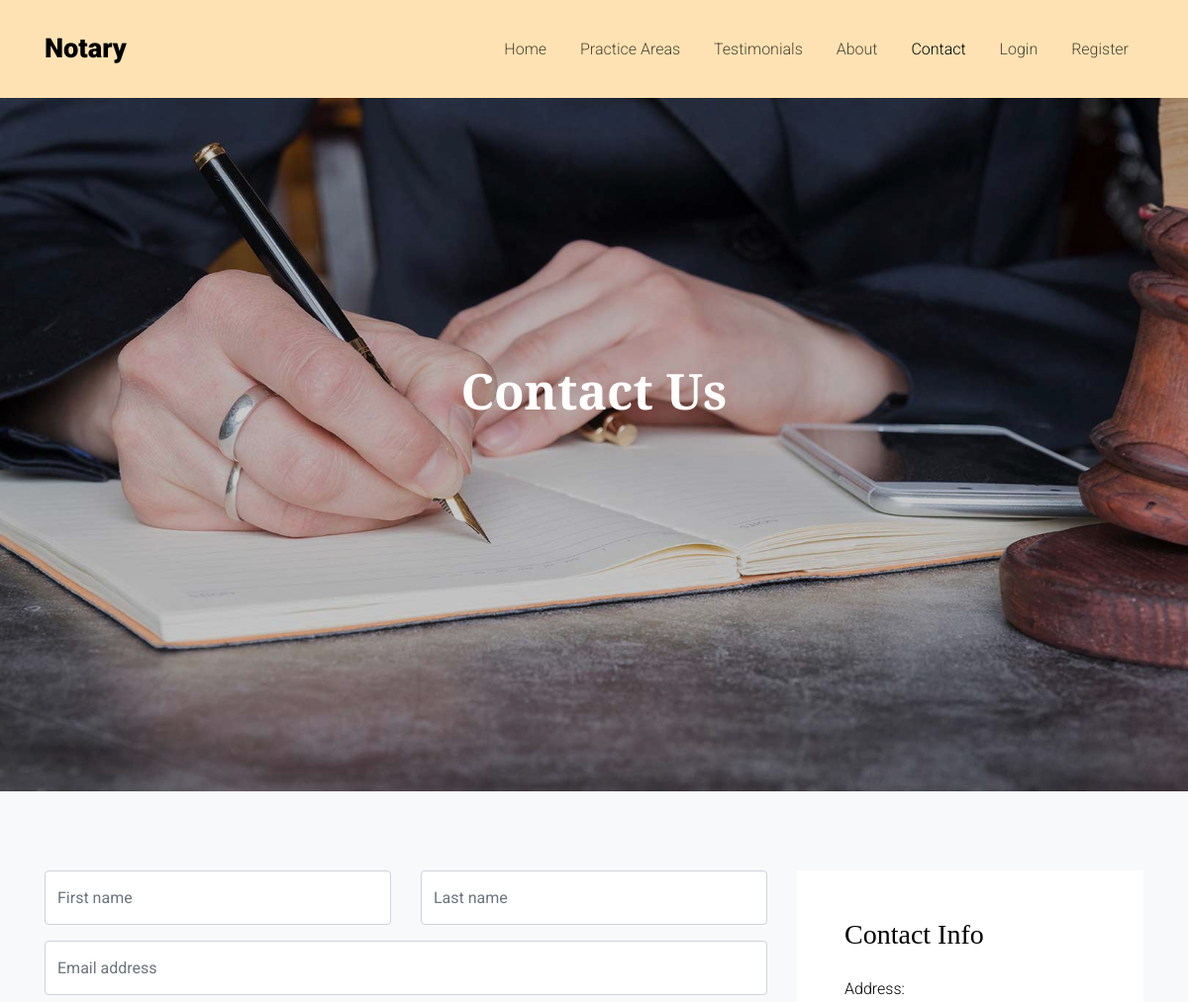
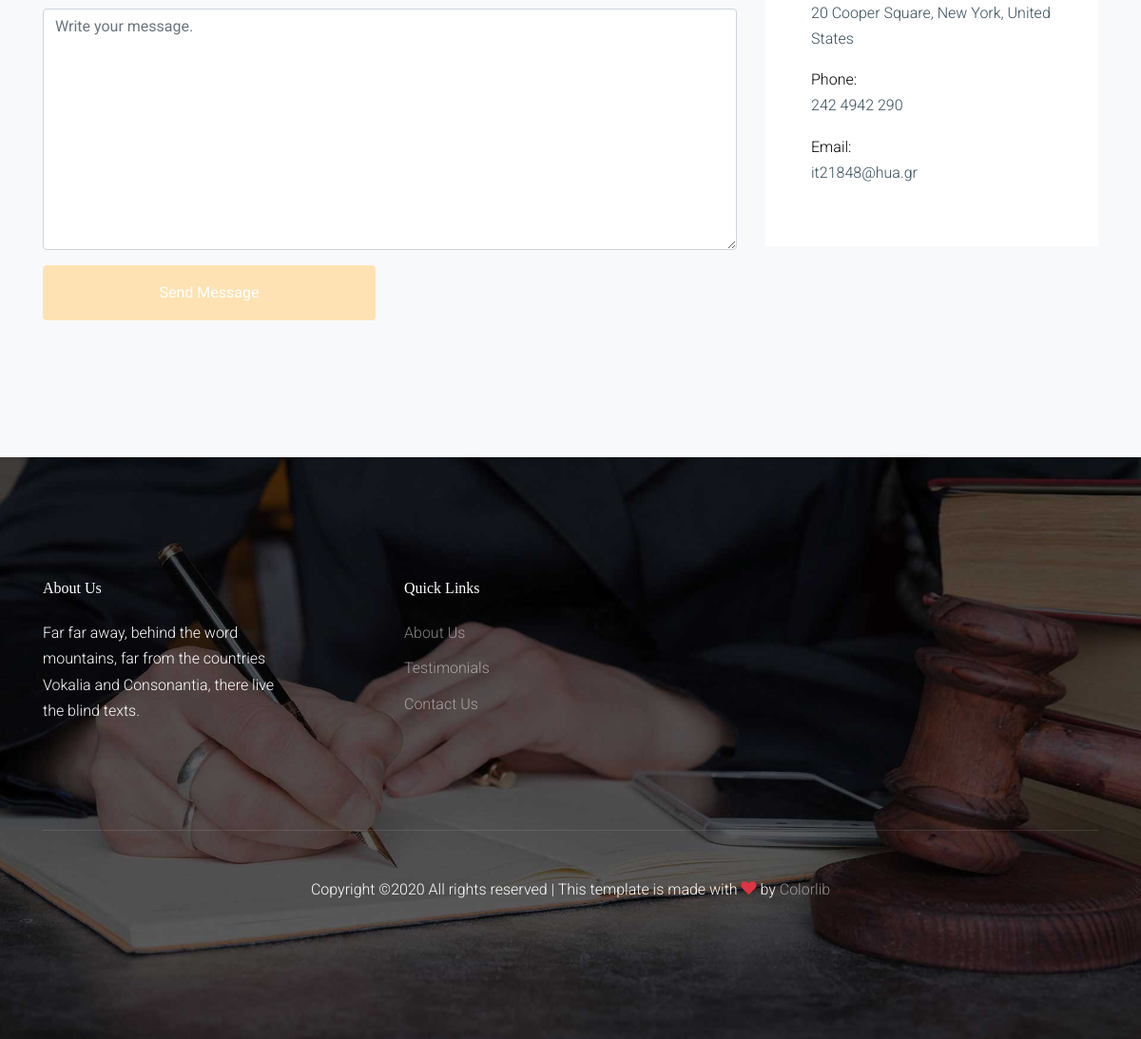
The page /contact.html on the database its author committed (2 pictures, top to bottom).
### firm/models.py (models this page shows)
class contactinfo(models.Model):
      address=models.CharField(max_length=50)
      phone=models.CharField(max_length=50)
      email=models.CharField(max_length=50)

### firm/views.py (the view)
# urls.py: path('contact.html',views.contact,name='contact'),
def contact(request):
    contactin=contactinfo.objects.filter(id=1)
    return render(request,'contact.html',{'contactinfo':contactin})

### templates/contact.html (shortened to what this page needs)
{% load static %}
<!doctype html>
<html lang="en">
<head>
  <link rel="stylesheet" href="{% static 'fonts/icomoon/style.css' %}">
  <link rel="stylesheet" href="{% static 'css/bootstrap.min.css' %}">
  <link rel="stylesheet" href="{% static 'css/bootstrap-datepicker.css' %}">
  <link rel="stylesheet" href="{% static 'css/jquery.fancybox.min.css' %}">
  <link rel="stylesheet" href="{% static 'css/owl.carousel.min.css' %}">
  <link rel="stylesheet" href="{% static 'css/owl.theme.default.min.css' %}">
  <link rel="stylesheet" href="{% static 'fonts/flaticon/font/flaticon.css' %}">
  <link rel="stylesheet" href="{% static 'css/aos.css' %}">
  <link rel="stylesheet" href="{% static 'css/style.css' %}">
</head>
<body>
  <div class="site-wrap" id="home-section">
    <header class="site-navbar site-navbar-target" role="banner">
      <div class="container">
        <div class="row align-items-center position-relative">
          <div class="col">
            <div class="site-logo">
              <a href="index.html"><strong>Notary</strong></a>
            </div>
          </div>
          <div class="col-9 text-right text-lg-left">
            <nav class="site-navigation text-right ml-auto d-none d-lg-block" role="navigation">
              <ul class="site-menu main-menu js-clone-nav ml-auto ">
                <li><a href="index.html" class="nav-link">Home</a></li>
                <li class="has-children">
                  <li> <a href="practice-areas.html" class="nav-link">Practice Areas</a></li>
                </li>
                <li><a href="testimonials.html" class="nav-link">Testimonials</a></li>
                <li><a href="about.html" class="nav-link">About</a></li>
                <li class="active"><a href="contact.html" class="nav-link">Contact</a></li>
                {% if user.is_authenticated %}
                  <li>Welcome {{user.username}}!</li>
                  <li><a href="logout">Logout</a></li>
                  {% else %}
                  <li><a href="login.html">Login</a></li>
                  <li><a href="register.html">Register</a></li>
                  {% endif %}
              </ul>
            </nav>
          </div>
        </div>
      </div>
    </header>
    <div class="hero overlay" style="background-image: url({% static 'images/hero_bg_1.jpg' %})">
      <div class="container">
        <div class="row align-items-center justify-content-center">
          <div class="col-lg-12">
            <div class="row align-items-center justify-content-center">
              <div class="col-lg-7 text-center intro">
                <h1 class="text-white"><strong>Contact Us</strong></h1>
              </div>
            </div>
          </div>
        </div>
      </div>
    </div>
    <div class="site-section bg-light" id="contact-section">
      <div class="container">
        <div class="row">
          <div class="col-lg-8 mb-5" >
            <form action="contact" method="POST">
              <div class="form-group row">
                <div class="col-md-6 mb-4 mb-lg-0">
                  <input type="text" class="form-control" placeholder="First name" name="fname">
                </div>
                <div class="col-md-6">
                  <input type="text" class="form-control" placeholder="Last name" name="lname">
                </div>
              </div>
              <div class="form-group row">
                <div class="col-md-12">
                  <input type="text" class="form-control" placeholder="Email address" name="email">
                </div>
              </div>
              <div class="form-group row">
                <div class="col-md-12">
                  <textarea id="" class="form-control" placeholder="Write your message." cols="30" rows="10" name="message"></textarea>
                </div>
              </div>
              <div class="form-group row">
                <div class="col-md-6 mr-auto">
                  <input type="submit" class="btn btn-block btn-primary text-white py-3 px-5" value="Send Message">
                </div>
              </div>
            </form>
          </div>
          <div class="col-lg-4 ml-auto">
            <div class="bg-white p-3 p-md-5">
              <h3 class="text-black mb-4">Contact Info</h3>
              <ul class="list-unstyled footer-link">
                <li class="d-block mb-3">
                  {% for contact in contactinfo %}
                  <span class="d-block text-black">Address:</span>
                  <span>{{contact.address}}</span></li>
                <li class="d-block mb-3"><span class="d-block text-black">Phone:</span><span>{{contact.phone}}</span></li>
                <li class="d-block mb-3"><span class="d-block text-black">Email:</span><span>{{contact.email}}</span></li>
                {% endfor %}
              </ul>
            </div>
          </div>
        </div>
      </div>
    </div>
    <footer class="site-footer" style="background-image: url({% static 'images/hero_bg_footer.jpg' %})">
      <div class="container">
        <div class="row">
          <div class="col-lg-3">
            <h2 class="footer-heading mb-4">About Us</h2>
            <p>Far far away, behind the word mountains, far from the countries Vokalia and Consonantia, there live the blind texts. </p>
          </div>
          <div class="col-lg-8 ml-auto">
            <div class="row">
              <div class="col-lg-3">
                <h2 class="footer-heading mb-4">Quick Links</h2>
                <ul class="list-unstyled">
                  <li><a href="about.html">About Us</a></li>
                    <li><a href="testimonials.html">Testimonials</a></li>
                    <li><a href="contact.html">Contact Us</a></li>
                </ul>
              </div>
            </div>
          </div>
        </div>
        <div class="row pt-5 mt-5 text-center">
          <div class="col-md-12">
            <div class="border-top pt-5">
              <p>
                Copyright &copy;<script>document.write(new Date().getFullYear());</script> All rights reserved | This template is made with <i class="icon-heart text-danger" aria-hidden="true"></i> by <a href="https://colorlib.com" target="_blank" >Colorlib</a>
              </p>
            </div>
          </div>
        </div>
      </div>
    </footer>
  </div>
</body>
</html>

### static/css/style.css (style rules this page uses)
body { line-height: 1.7; color: #364d59 !important; font-weight: 300; font-size: 1rem; background: #fff; }
a { -webkit-transition: .3s all ease; -o-transition: .3s all ease; transition: .3s all ease; text-decoration: none; }
h1, h2, h3, h4, h5, .h1, .h2, .h3, .h4, .h5 { font-weight: 300; color: #364d59; font-family: 'Playfair Display'; }
.text-black { color: #000 !important; }
.form-control { height: 55px; background-color: #fff !important; font-family: "Roboto", -apple-system, BlinkMacSystemFont, "Segoe UI", Roboto, "Helvetica Neue", Arial, "Noto Sans", sans-serif, "Apple Color Emoji", "Segoe UI Emoji", "Segoe UI Symbol", "Noto Color Emoji"; }
.site-section { padding: 2.5em 0; }
@media (min-width: 768px) { .site-section { padding: 5em 0; } }
.site-footer { padding: 4em 0; background-size: cover; background-repeat: no-repeat; background-position: center center; }
@media (min-width: 768px) { .site-footer { padding: 8em 0; } }
.site-footer .border-top { border-top: 1px solid rgba(255, 255, 255, 0.1) !important; }
.site-footer p { color: #fff; }
.site-footer h2, .site-footer h3, .site-footer h4, .site-footer h5 { color: #fff; }
.site-footer a { color: rgba(255, 255, 255, 0.5); }
.site-footer ul li { margin-bottom: 10px; }
.site-footer .footer-heading { font-size: 16px; color: #fff; }
.site-navbar { margin-bottom: 0px; z-index: 9; position: absolute; top: 0; width: 100%; padding: 1rem; background: #fee2b3; }
.site-navbar .site-logo { margin: 0; padding: 0; font-size: 1.7rem; }
.site-navbar .site-logo strong { font-weight: 900; }
.site-navbar .site-logo a { color: #000; }
.site-navbar .site-navigation .site-menu { margin: 0; padding: 0; margin-bottom: 0; }
.site-navbar .site-navigation .site-menu .active { color: #fee2b3 !important; }
.site-navbar .site-navigation .site-menu a { text-decoration: none !important; display: inline-block; }
.site-navbar .site-navigation .site-menu > li { display: inline-block; }
.site-navbar .site-navigation .site-menu > li > a { margin-left: 15px; margin-right: 15px; padding: 20px 0px; color: rgba(0, 0, 0, 0.7); display: inline-block; text-decoration: none !important; }
.site-navbar .site-navigation .site-menu > li.active > a { color: #000; }
.site-navbar .site-navigation .site-menu .has-children { position: relative; }
.site-mobile-menu .site-nav-wrap { padding: 0; margin: 0; list-style: none; position: relative; }
.site-mobile-menu .site-nav-wrap a { padding: 10px 20px; display: block; position: relative; color: #212529; }
.site-mobile-menu .site-nav-wrap li { position: relative; display: block; }
.site-mobile-menu .site-nav-wrap li.active > a { color: #fee2b3; }
.site-mobile-menu .site-nav-wrap > li { display: block; position: relative; float: left; width: 100%; }
.site-mobile-menu .site-nav-wrap > li > a { padding-left: 20px; font-size: 20px; }
.hero { position: relative; background-size: cover; }
.hero, .hero > .container > .row { height: 100vh; min-height: 770px; }
.hero .intro { position: relative; z-index: 4; }
.hero .intro h1 { color: #000; font-size: 50px; }
.hero .intro strong { font-weight: 900; }
.hero.overlay { position: relative; }
.hero.overlay:before { position: absolute; content: ""; top: 0; left: 0; right: 0; bottom: 0; background: rgba(0, 0, 0, 0.2); }
.btn.btn-primary { padding: 12px 25px; }

### rows shown on the page
contactinfo: address "20 Cooper Square, New York, United States", phone "242 4942 290", email "it21848@hua.gr"
